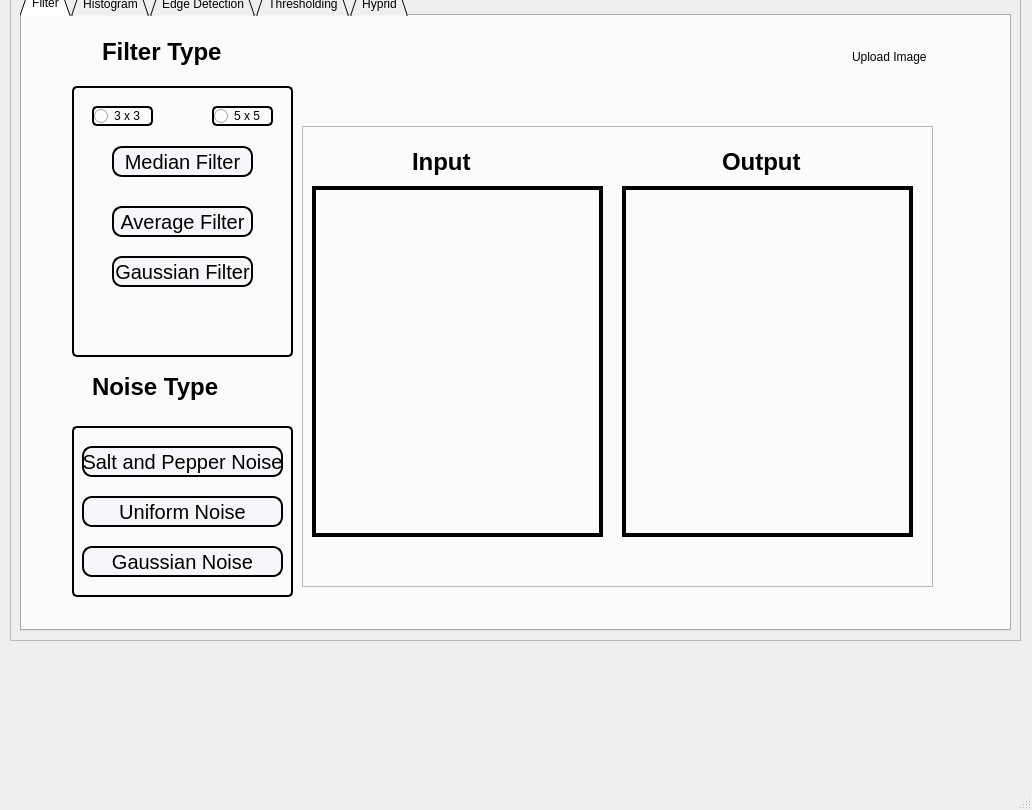
<?xml version="1.0" encoding="UTF-8"?>
<ui version="4.0">
 <class>MainWindow</class>
 <widget class="QMainWindow" name="MainWindow">
  <property name="geometry">
   <rect>
    <x>0</x>
    <y>0</y>
    <width>1032</width>
    <height>810</height>
   </rect>
  </property>
  <property name="windowTitle">
   <string>MainWindow</string>
  </property>
  <widget class="QWidget" name="centralwidget">
   <widget class="QFrame" name="frame">
    <property name="geometry">
     <rect>
      <x>10</x>
      <y>-20</y>
      <width>1011</width>
      <height>661</height>
     </rect>
    </property>
    <property name="sizePolicy">
     <sizepolicy hsizetype="Expanding" vsizetype="Expanding">
      <horstretch>0</horstretch>
      <verstretch>0</verstretch>
     </sizepolicy>
    </property>
    <property name="frameShape">
     <enum>QFrame::StyledPanel</enum>
    </property>
    <property name="frameShadow">
     <enum>QFrame::Raised</enum>
    </property>
    <layout class="QGridLayout" name="gridLayout">
     <item row="0" column="0">
      <widget class="QTabWidget" name="tabWidget">
       <property name="tabPosition">
        <enum>QTabWidget::North</enum>
       </property>
       <property name="tabShape">
        <enum>QTabWidget::Triangular</enum>
       </property>
       <property name="currentIndex">
        <number>0</number>
       </property>
       <property name="iconSize">
        <size>
         <width>20</width>
         <height>20</height>
        </size>
       </property>
       <property name="elideMode">
        <enum>Qt::ElideLeft</enum>
       </property>
       <widget class="QWidget" name="Fitler">
        <attribute name="title">
         <string>Filter</string>
        </attribute>
        <widget class="QWidget" name="widget" native="true">
         <property name="geometry">
          <rect>
           <x>50</x>
           <y>70</y>
           <width>221</width>
           <height>271</height>
          </rect>
         </property>
         <property name="styleSheet">
          <string notr="true">QWidget{
border: 2px solid;
border-radius: 5px;
}</string>
         </property>
         <property name="inputMethodHints">
          <set>Qt::ImhNone</set>
         </property>
         <widget class="QRadioButton" name="radioButton">
          <property name="geometry">
           <rect>
            <x>20</x>
            <y>20</y>
            <width>61</width>
            <height>20</height>
           </rect>
          </property>
          <property name="text">
           <string>3 x 3</string>
          </property>
         </widget>
         <widget class="QRadioButton" name="radioButton_2">
          <property name="geometry">
           <rect>
            <x>140</x>
            <y>20</y>
            <width>61</width>
            <height>20</height>
           </rect>
          </property>
          <property name="styleSheet">
           <string notr="true"/>
          </property>
          <property name="text">
           <string>5 x 5</string>
          </property>
         </widget>
         <widget class="QPushButton" name="pushButton">
          <property name="geometry">
           <rect>
            <x>40</x>
            <y>60</y>
            <width>141</width>
            <height>31</height>
           </rect>
          </property>
          <property name="styleSheet">
           <string notr="true">QPushButton{
border-style: solid;
border-width: 2px;
border-radius: 10px;
font-family: Impact, Haettenschweiler, 'Arial Narrow Bold', sans-serif;
font-size: 20px;
color: black;
background-color: rgb(246, 247, 250);
}

QPushButton:hover:!pressed{
	background-color: qlineargradient(x1: 0.5, y1: 1, x2: 0.5, y2: 1, stop: 0 #dadbde, stop: 1 #f6f7fa);
}</string>
          </property>
          <property name="text">
           <string>Median Filter</string>
          </property>
         </widget>
         <widget class="QPushButton" name="pushButton_2">
          <property name="geometry">
           <rect>
            <x>40</x>
            <y>120</y>
            <width>141</width>
            <height>31</height>
           </rect>
          </property>
          <property name="styleSheet">
           <string notr="true">QPushButton{
border-style: solid;
border-width: 2px;
border-radius: 10px;
font-family: Impact, Haettenschweiler, 'Arial Narrow Bold', sans-serif;
font-size: 20px;
color: black;
background-color: rgb(246, 247, 250);
}

QPushButton:hover:!pressed{
	background-color: qlineargradient(x1: 0.5, y1: 1, x2: 0.5, y2: 1, stop: 0 #dadbde, stop: 1 #f6f7fa);
}</string>
          </property>
          <property name="text">
           <string>Average Filter</string>
          </property>
         </widget>
         <widget class="QPushButton" name="pushButton_3">
          <property name="geometry">
           <rect>
            <x>40</x>
            <y>170</y>
            <width>141</width>
            <height>31</height>
           </rect>
          </property>
          <property name="styleSheet">
           <string notr="true">QPushButton{
border-style: solid;
border-width: 2px;
border-radius: 10px;
font-family: Impact, Haettenschweiler, 'Arial Narrow Bold', sans-serif;
font-size: 20px;
color: black;
background-color: rgb(246, 247, 250);
}

QPushButton:hover:!pressed{
	background-color: qlineargradient(x1: 0.5, y1: 1, x2: 0.5, y2: 1, stop: 0 #dadbde, stop: 1 #f6f7fa);
}</string>
          </property>
          <property name="text">
           <string>Gaussian Filter</string>
          </property>
         </widget>
        </widget>
        <widget class="QLabel" name="label">
         <property name="geometry">
          <rect>
           <x>80</x>
           <y>10</y>
           <width>161</width>
           <height>51</height>
          </rect>
         </property>
         <property name="font">
          <font>
           <pointsize>18</pointsize>
           <weight>75</weight>
           <bold>true</bold>
          </font>
         </property>
         <property name="text">
          <string>Filter Type</string>
         </property>
        </widget>
        <widget class="QLabel" name="label_2">
         <property name="geometry">
          <rect>
           <x>70</x>
           <y>350</y>
           <width>181</width>
           <height>41</height>
          </rect>
         </property>
         <property name="font">
          <font>
           <pointsize>18</pointsize>
           <weight>75</weight>
           <bold>true</bold>
          </font>
         </property>
         <property name="text">
          <string>Noise Type</string>
         </property>
        </widget>
        <widget class="QWidget" name="widget_2" native="true">
         <property name="geometry">
          <rect>
           <x>50</x>
           <y>410</y>
           <width>221</width>
           <height>171</height>
          </rect>
         </property>
         <property name="styleSheet">
          <string notr="true">QWidget{
border: 2px solid;
border-radius: 5px;
}</string>
         </property>
         <property name="inputMethodHints">
          <set>Qt::ImhNone</set>
         </property>
         <widget class="QPushButton" name="pushButton_4">
          <property name="geometry">
           <rect>
            <x>10</x>
            <y>20</y>
            <width>201</width>
            <height>31</height>
           </rect>
          </property>
          <property name="styleSheet">
           <string notr="true">QPushButton{
border-style: solid;
border-width: 2px;
border-radius: 10px;
font-family: Impact, Haettenschweiler, 'Arial Narrow Bold', sans-serif;
font-size: 20px;
color: black;
background-color: rgb(246, 247, 250);
}

QPushButton:hover:!pressed{
	background-color: qlineargradient(x1: 0.5, y1: 1, x2: 0.5, y2: 1, stop: 0 #dadbde, stop: 1 #f6f7fa);
}</string>
          </property>
          <property name="text">
           <string>Salt and Pepper Noise</string>
          </property>
         </widget>
         <widget class="QPushButton" name="pushButton_5">
          <property name="geometry">
           <rect>
            <x>10</x>
            <y>70</y>
            <width>201</width>
            <height>31</height>
           </rect>
          </property>
          <property name="styleSheet">
           <string notr="true">QPushButton{
border-style: solid;
border-width: 2px;
border-radius: 10px;
font-family: Impact, Haettenschweiler, 'Arial Narrow Bold', sans-serif;
font-size: 20px;
color: black;
background-color: rgb(246, 247, 250);
}

QPushButton:hover:!pressed{
	background-color: qlineargradient(x1: 0.5, y1: 1, x2: 0.5, y2: 1, stop: 0 #dadbde, stop: 1 #f6f7fa);
}</string>
          </property>
          <property name="text">
           <string>Uniform Noise</string>
          </property>
         </widget>
         <widget class="QPushButton" name="pushButton_6">
          <property name="geometry">
           <rect>
            <x>10</x>
            <y>120</y>
            <width>201</width>
            <height>31</height>
           </rect>
          </property>
          <property name="styleSheet">
           <string notr="true">QPushButton{
border-style: solid;
border-width: 2px;
border-radius: 10px;
font-family: Impact, Haettenschweiler, 'Arial Narrow Bold', sans-serif;
font-size: 20px;
color: black;
background-color: rgb(246, 247, 250);
}

QPushButton:hover:!pressed{
	background-color: qlineargradient(x1: 0.5, y1: 1, x2: 0.5, y2: 1, stop: 0 #dadbde, stop: 1 #f6f7fa);
}</string>
          </property>
          <property name="text">
           <string>Gaussian Noise</string>
          </property>
         </widget>
        </widget>
        <widget class="QPushButton" name="pushButton_7">
         <property name="geometry">
          <rect>
           <x>830</x>
           <y>0</y>
           <width>141</width>
           <height>81</height>
          </rect>
         </property>
         <property name="styleSheet">
          <string notr="true">QPushButton{
border-radius: 10px;
text-align: left;
font: 900 12pt &quot;Segoe UI Black&quot;;
}


QPushButton:hover:!pressed{
	background-color: qlineargradient(x1: 0.5, y1: 1, x2: 0.5, y2: 1, stop: 0 #dadbde, stop: 1 #f6f7fa);
}
</string>
         </property>
         <property name="text">
          <string>Upload Image</string>
         </property>
        </widget>
        <widget class="QFrame" name="frame_2">
         <property name="geometry">
          <rect>
           <x>280</x>
           <y>110</y>
           <width>631</width>
           <height>461</height>
          </rect>
         </property>
         <property name="frameShape">
          <enum>QFrame::StyledPanel</enum>
         </property>
         <property name="frameShadow">
          <enum>QFrame::Raised</enum>
         </property>
         <widget class="QWidget" name="widget_4" native="true">
          <property name="geometry">
           <rect>
            <x>320</x>
            <y>60</y>
            <width>291</width>
            <height>351</height>
           </rect>
          </property>
          <property name="styleSheet">
           <string notr="true">border: 4px solid black;</string>
          </property>
         </widget>
         <widget class="QWidget" name="widget_3" native="true">
          <property name="geometry">
           <rect>
            <x>10</x>
            <y>60</y>
            <width>291</width>
            <height>351</height>
           </rect>
          </property>
          <property name="font">
           <font>
            <weight>75</weight>
            <bold>true</bold>
           </font>
          </property>
          <property name="styleSheet">
           <string notr="true">border: 4px solid black;</string>
          </property>
         </widget>
         <widget class="QLabel" name="label_3">
          <property name="geometry">
           <rect>
            <x>110</x>
            <y>10</y>
            <width>101</width>
            <height>51</height>
           </rect>
          </property>
          <property name="font">
           <font>
            <pointsize>18</pointsize>
            <weight>75</weight>
            <bold>true</bold>
           </font>
          </property>
          <property name="text">
           <string>Input</string>
          </property>
         </widget>
         <widget class="QLabel" name="label_4">
          <property name="geometry">
           <rect>
            <x>420</x>
            <y>10</y>
            <width>111</width>
            <height>51</height>
           </rect>
          </property>
          <property name="font">
           <font>
            <pointsize>18</pointsize>
            <weight>75</weight>
            <bold>true</bold>
           </font>
          </property>
          <property name="text">
           <string>Output</string>
          </property>
         </widget>
        </widget>
       </widget>
       <widget class="QWidget" name="Histogram">
        <attribute name="title">
         <string>Histogram</string>
        </attribute>
       </widget>
       <widget class="QWidget" name="Edge_Detection">
        <attribute name="title">
         <string>Edge Detection</string>
        </attribute>
       </widget>
       <widget class="QWidget" name="Thresholding">
        <attribute name="title">
         <string>Thresholding</string>
        </attribute>
       </widget>
       <widget class="QWidget" name="Hyprid">
        <attribute name="title">
         <string>Hyprid</string>
        </attribute>
       </widget>
      </widget>
     </item>
    </layout>
   </widget>
  </widget>
  <widget class="QMenuBar" name="menubar">
   <property name="geometry">
    <rect>
     <x>0</x>
     <y>0</y>
     <width>1032</width>
     <height>26</height>
    </rect>
   </property>
  </widget>
  <widget class="QStatusBar" name="statusbar"/>
 </widget>
 <resources/>
 <connections/>
</ui>
